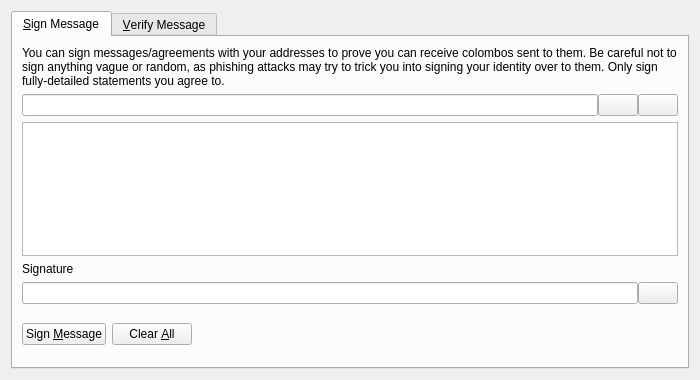
<?xml version="1.0" encoding="UTF-8"?>
<ui version="4.0">
 <class>SignVerifyMessageDialog</class>
 <widget class="QDialog" name="SignVerifyMessageDialog">
  <property name="geometry">
   <rect>
    <x>0</x>
    <y>0</y>
    <width>700</width>
    <height>380</height>
   </rect>
  </property>
  <property name="windowTitle">
   <string>Signatures - Sign / Verify a Message</string>
  </property>
  <property name="modal">
   <bool>true</bool>
  </property>
  <layout class="QVBoxLayout" name="verticalLayout">
   <item>
    <widget class="QTabWidget" name="tabWidget">
     <property name="currentIndex">
      <number>0</number>
     </property>
     <widget class="QWidget" name="tabSignMessage">
      <attribute name="title">
       <string>&amp;Sign Message</string>
      </attribute>
      <layout class="QVBoxLayout" name="verticalLayout_SM">
       <item>
        <widget class="QLabel" name="infoLabel_SM">
         <property name="text">
          <string>You can sign messages/agreements with your addresses to prove you can receive colombos sent to them. Be careful not to sign anything vague or random, as phishing attacks may try to trick you into signing your identity over to them. Only sign fully-detailed statements you agree to.</string>
         </property>
         <property name="textFormat">
          <enum>Qt::PlainText</enum>
         </property>
         <property name="wordWrap">
          <bool>true</bool>
         </property>
        </widget>
       </item>
       <item>
        <layout class="QHBoxLayout" name="horizontalLayout_1_SM">
         <property name="spacing">
          <number>0</number>
         </property>
         <item>
          <widget class="QValidatedLineEdit" name="addressIn_SM">
           <property name="toolTip">
            <string>The Colombo address to sign the message with</string>
           </property>
          </widget>
         </item>
         <item>
          <widget class="QPushButton" name="addressBookButton_SM">
           <property name="toolTip">
            <string>Choose previously used address</string>
           </property>
           <property name="text">
            <string/>
           </property>
           <property name="icon">
            <iconset resource="../colombo.qrc">
             <normaloff>:/icons/address-book</normaloff>:/icons/address-book</iconset>
           </property>
           <property name="shortcut">
            <string>Alt+A</string>
           </property>
           <property name="autoDefault">
            <bool>false</bool>
           </property>
          </widget>
         </item>
         <item>
          <widget class="QPushButton" name="pasteButton_SM">
           <property name="toolTip">
            <string>Paste address from clipboard</string>
           </property>
           <property name="text">
            <string/>
           </property>
           <property name="icon">
            <iconset resource="../colombo.qrc">
             <normaloff>:/icons/editpaste</normaloff>:/icons/editpaste</iconset>
           </property>
           <property name="shortcut">
            <string>Alt+P</string>
           </property>
           <property name="autoDefault">
            <bool>false</bool>
           </property>
          </widget>
         </item>
        </layout>
       </item>
       <item>
        <widget class="QPlainTextEdit" name="messageIn_SM">
         <property name="toolTip">
          <string>Enter the message you want to sign here</string>
         </property>
        </widget>
       </item>
       <item>
        <widget class="QLabel" name="signatureLabel_SM">
         <property name="text">
          <string>Signature</string>
         </property>
         <property name="textFormat">
          <enum>Qt::PlainText</enum>
         </property>
        </widget>
       </item>
       <item>
        <layout class="QHBoxLayout" name="horizontalLayout_2_SM">
         <property name="spacing">
          <number>0</number>
         </property>
         <item>
          <widget class="QLineEdit" name="signatureOut_SM">
           <property name="font">
            <font>
             <italic>true</italic>
            </font>
           </property>
           <property name="readOnly">
            <bool>true</bool>
           </property>
          </widget>
         </item>
         <item>
          <widget class="QPushButton" name="copySignatureButton_SM">
           <property name="toolTip">
            <string>Copy the current signature to the system clipboard</string>
           </property>
           <property name="text">
            <string/>
           </property>
           <property name="icon">
            <iconset resource="../colombo.qrc">
             <normaloff>:/icons/editcopy</normaloff>:/icons/editcopy</iconset>
           </property>
           <property name="autoDefault">
            <bool>false</bool>
           </property>
          </widget>
         </item>
        </layout>
       </item>
       <item>
        <layout class="QHBoxLayout" name="horizontalLayout_3_SM">
         <item>
          <widget class="QPushButton" name="signMessageButton_SM">
           <property name="toolTip">
            <string>Sign the message to prove you own this Colombo address</string>
           </property>
           <property name="text">
            <string>Sign &amp;Message</string>
           </property>
           <property name="icon">
            <iconset resource="../colombo.qrc">
             <normaloff>:/icons/edit</normaloff>:/icons/edit</iconset>
           </property>
           <property name="autoDefault">
            <bool>false</bool>
           </property>
          </widget>
         </item>
         <item>
          <widget class="QPushButton" name="clearButton_SM">
           <property name="toolTip">
            <string>Reset all sign message fields</string>
           </property>
           <property name="text">
            <string>Clear &amp;All</string>
           </property>
           <property name="icon">
            <iconset resource="../colombo.qrc">
             <normaloff>:/icons/remove</normaloff>:/icons/remove</iconset>
           </property>
           <property name="autoDefault">
            <bool>false</bool>
           </property>
          </widget>
         </item>
         <item>
          <spacer name="horizontalSpacer_1_SM">
           <property name="orientation">
            <enum>Qt::Horizontal</enum>
           </property>
           <property name="sizeHint" stdset="0">
            <size>
             <width>40</width>
             <height>48</height>
            </size>
           </property>
          </spacer>
         </item>
         <item>
          <widget class="QLabel" name="statusLabel_SM">
           <property name="font">
            <font>
             <weight>75</weight>
             <bold>true</bold>
            </font>
           </property>
           <property name="text">
            <string/>
           </property>
           <property name="wordWrap">
            <bool>true</bool>
           </property>
          </widget>
         </item>
         <item>
          <spacer name="horizontalSpacer_2_SM">
           <property name="orientation">
            <enum>Qt::Horizontal</enum>
           </property>
           <property name="sizeHint" stdset="0">
            <size>
             <width>40</width>
             <height>48</height>
            </size>
           </property>
          </spacer>
         </item>
        </layout>
       </item>
      </layout>
     </widget>
     <widget class="QWidget" name="tabVerifyMessage">
      <attribute name="title">
       <string>&amp;Verify Message</string>
      </attribute>
      <layout class="QVBoxLayout" name="verticalLayout_VM">
       <item>
        <widget class="QLabel" name="infoLabel_VM">
         <property name="text">
          <string>Enter the receiver's address, message (ensure you copy line breaks, spaces, tabs, etc. exactly) and signature below to verify the message. Be careful not to read more into the signature than what is in the signed message itself, to avoid being tricked by a man-in-the-middle attack. Note that this only proves the signing party receives with the address, it cannot prove sendership of any transaction!</string>
         </property>
         <property name="textFormat">
          <enum>Qt::PlainText</enum>
         </property>
         <property name="alignment">
          <set>Qt::AlignLeading|Qt::AlignLeft|Qt::AlignTop</set>
         </property>
         <property name="wordWrap">
          <bool>true</bool>
         </property>
        </widget>
       </item>
       <item>
        <layout class="QHBoxLayout" name="horizontalLayout_1_VM">
         <property name="spacing">
          <number>0</number>
         </property>
         <item>
          <widget class="QValidatedLineEdit" name="addressIn_VM">
           <property name="toolTip">
            <string>The Colombo address the message was signed with</string>
           </property>
          </widget>
         </item>
         <item>
          <widget class="QPushButton" name="addressBookButton_VM">
           <property name="toolTip">
            <string>Choose previously used address</string>
           </property>
           <property name="text">
            <string/>
           </property>
           <property name="icon">
            <iconset resource="../colombo.qrc">
             <normaloff>:/icons/address-book</normaloff>:/icons/address-book</iconset>
           </property>
           <property name="shortcut">
            <string>Alt+A</string>
           </property>
           <property name="autoDefault">
            <bool>false</bool>
           </property>
          </widget>
         </item>
        </layout>
       </item>
       <item>
        <widget class="QPlainTextEdit" name="messageIn_VM"/>
       </item>
       <item>
        <widget class="QValidatedLineEdit" name="signatureIn_VM"/>
       </item>
       <item>
        <layout class="QHBoxLayout" name="horizontalLayout_2_VM">
         <item>
          <widget class="QPushButton" name="verifyMessageButton_VM">
           <property name="toolTip">
            <string>Verify the message to ensure it was signed with the specified Colombo address</string>
           </property>
           <property name="text">
            <string>Verify &amp;Message</string>
           </property>
           <property name="icon">
            <iconset resource="../colombo.qrc">
             <normaloff>:/icons/transaction_0</normaloff>:/icons/transaction_0</iconset>
           </property>
           <property name="autoDefault">
            <bool>false</bool>
           </property>
          </widget>
         </item>
         <item>
          <widget class="QPushButton" name="clearButton_VM">
           <property name="toolTip">
            <string>Reset all verify message fields</string>
           </property>
           <property name="text">
            <string>Clear &amp;All</string>
           </property>
           <property name="icon">
            <iconset resource="../colombo.qrc">
             <normaloff>:/icons/remove</normaloff>:/icons/remove</iconset>
           </property>
           <property name="autoDefault">
            <bool>false</bool>
           </property>
          </widget>
         </item>
         <item>
          <spacer name="horizontalSpacer_1_VM">
           <property name="orientation">
            <enum>Qt::Horizontal</enum>
           </property>
           <property name="sizeHint" stdset="0">
            <size>
             <width>40</width>
             <height>48</height>
            </size>
           </property>
          </spacer>
         </item>
         <item>
          <widget class="QLabel" name="statusLabel_VM">
           <property name="font">
            <font>
             <weight>75</weight>
             <bold>true</bold>
            </font>
           </property>
           <property name="text">
            <string/>
           </property>
           <property name="wordWrap">
            <bool>true</bool>
           </property>
          </widget>
         </item>
         <item>
          <spacer name="horizontalSpacer_2_VM">
           <property name="orientation">
            <enum>Qt::Horizontal</enum>
           </property>
           <property name="sizeHint" stdset="0">
            <size>
             <width>40</width>
             <height>48</height>
            </size>
           </property>
          </spacer>
         </item>
        </layout>
       </item>
      </layout>
     </widget>
    </widget>
   </item>
  </layout>
 </widget>
 <customwidgets>
  <customwidget>
   <class>QValidatedLineEdit</class>
   <extends>QLineEdit</extends>
   <header>qvalidatedlineedit.h</header>
  </customwidget>
 </customwidgets>
 <resources>
  <include location="../colombo.qrc"/>
 </resources>
 <connections/>
</ui>
